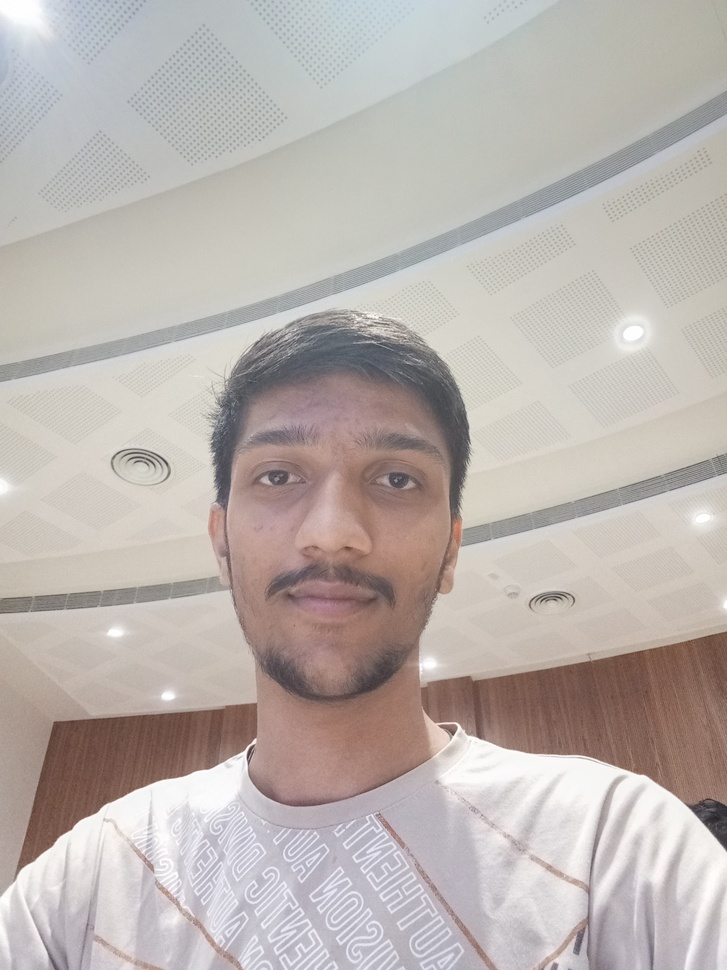
#> input picture labs/lab9/imgconv/IMG_20260923_172509.jpg, 727 x 970 px, shrunk from 2448 x 3264 before the run
$ python photo.py
#> lines starting #> are read from the running program, lines starting #| are printed output that depends on the picture
#Code by Mudit
#Date: 24/09/2026
from PIL import Image
import numpy as np
import matplotlib.pyplot as plt
import subprocess

T = 128  # Same threshold used in Q5

image = Image.open("IMG_20260923_172509.jpg").convert("RGB")  # Opens colourful image
#> image is the input picture: PIL image 727x970 RGB; mean R, G, B 187.1, 179, 174.9
a = np.array(image)  # Converts image to NumPy array

# Converts RGB image into grayscale
gray = 0.299 * a[:, :, 0] + 0.587 * a[:, :, 1] + 0.114 * a[:, :, 2]
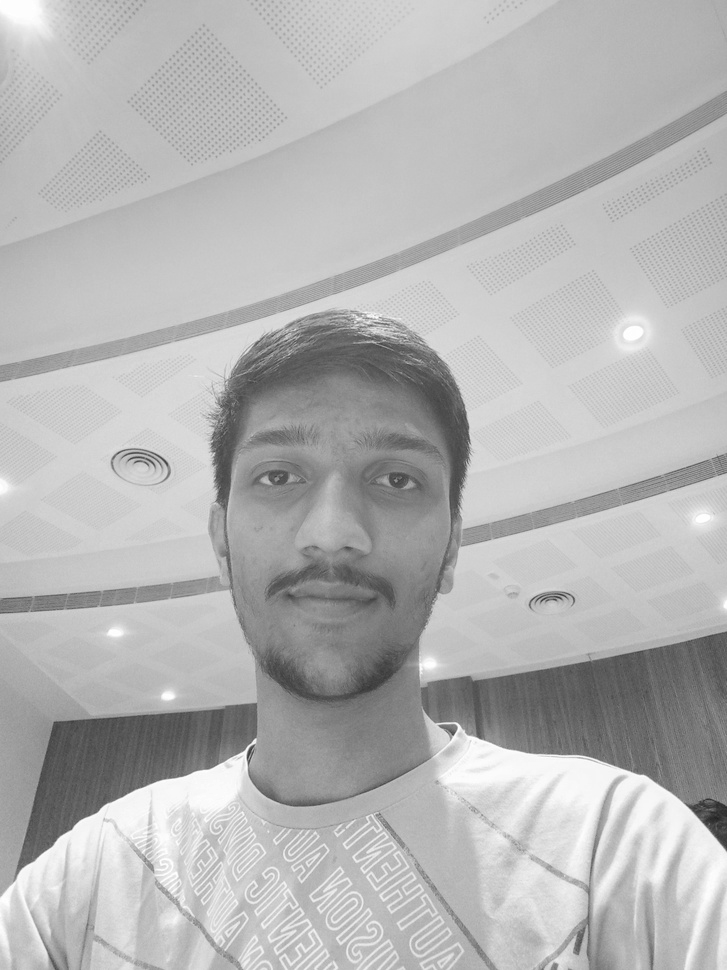
#> gray: shape (970, 727) float64; min 30.17, max 255, mean 181

# Converts grayscale values to integers
gray = gray.astype(int)

# Converts the image pixels into one-dimensional data
pixels = gray.flatten()

# Sends threshold and pixels to the C program
input_data = str(T) + "\n" + "\n".join(map(str, pixels))

#> (the run stopped early here; a loop or call above may not have finished)
